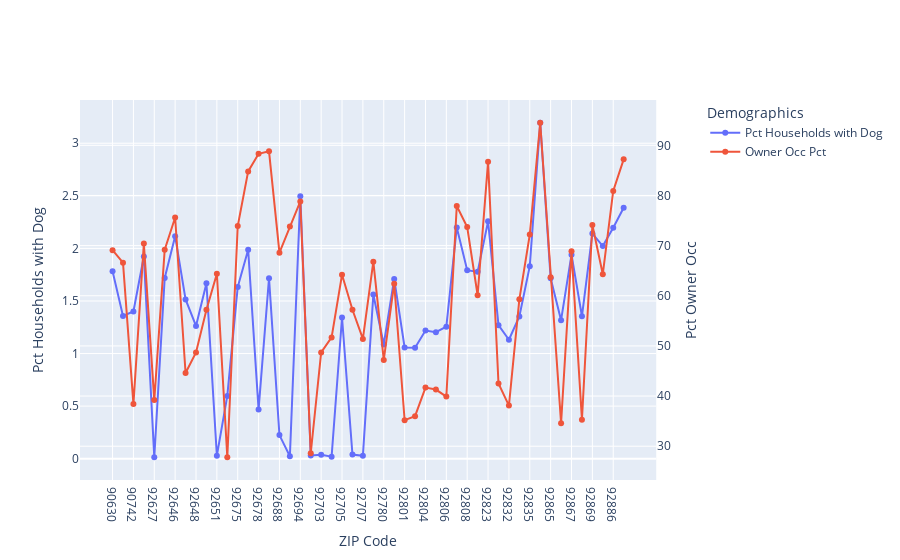

Here is the notebook cell this chart was saved with:
### Code cell
plot_df = DP04_select_df.copy()
plot_df = plot_df.astype({'ZCTA':'string'})

# use specs parameter in make_subplots function
# to create secondary y-axis
fig = make_subplots(specs=[[{"secondary_y": True}]])
 
# plot a scatter chart by specifying the x and y values
# Use add_trace function to specify secondary_y axes.
fig.add_trace(
    go.Scatter(x=plot_df['ZCTA'], y=plot_df['households_with_dog_pct'], name='Pct Households with Dog', mode='lines+markers'),
    secondary_y=False)
 
# Use add_trace function and specify secondary_y axes = True.
fig.add_trace(
    go.Scatter(x=plot_df['ZCTA'], y=plot_df['Pct Owner Occ'], name='Owner Occ Pct',mode='lines+markers'),
    secondary_y=True,)


fig.update_xaxes(autotypenumbers='strict')  # Don't convert zip codes to numbers
fig.update_xaxes(title_text='ZIP Code')
fig.update_yaxes(title_text='Pct Households with Dog',secondary_y=False)
fig.update_yaxes(title_text='Pct Owner Occ', secondary_y=True)
fig.update_layout(legend_title='Demographics')
#fig.update_layout(title=title)
fig.show()

### Figure 1 — Plotly figure (JSON) as saved in the notebook; plotly's stock layout.template omitted (floating-point values rounded to 4 significant figures)
{"data": [{"mode": "lines+markers", "name": "Pct Households with Dog", "type": "scatter", "x": ["90630", "90720", "90742", "92610", "92627", "92630", "92646", "92647", "92648", "92649", "92651", "92655", "92675", "92676", "92678", "92679", "92688", "92691", "92694", "92701", "92703", "92704", "92705", "92706", "92707", "92708", "92780", "92782", "92801", "92802", "92804", "92805", "92806", "92807", "92808", "92821", "92823", "92831", "92832", "92833", "92835", "92861", "92865", "92866", "92867", "92868", "92869", "92870", "92886", "92887"], "xaxis": "x", "y": [1.782, 1.358, 1.401, 1.922, 0.01382, 1.719, 2.116, 1.515, 1.262, 1.669, 0.02869, 0.5967, 1.633, 1.987, 0.4673, 1.717, 0.2245, 0.02395, 2.496, 0.03003, 0.03648, 0.01968, 1.343, 0.0393, 0.0274, 1.562, 1.086, 1.71, 1.058, 1.056, 1.219, 1.203, 1.256, 2.199, 1.793, 1.777, 2.257, 1.27, 1.131, 1.353, 1.831, 3.195, 1.716, 1.317, 1.941, 1.354, 2.141, 2.022, 2.197, 2.387], "yaxis": "y"}, {"mode": "lines+markers", "name": "Owner Occ Pct", "type": "scatter", "x": ["90630", "90720", "90742", "92610", "92627", "92630", "92646", "92647", "92648", "92649", "92651", "92655", "92675", "92676", "92678", "92679", "92688", "92691", "92694", "92701", "92703", "92704", "92705", "92706", "92707", "92708", "92780", "92782", "92801", "92802", "92804", "92805", "92806", "92807", "92808", "92821", "92823", "92831", "92832", "92833", "92835", "92861", "92865", "92866", "92867", "92868", "92869", "92870", "92886", "92887"], "xaxis": "x", "y": [69.1, 66.6, 38.4, 70.4, 39.2, 69.2, 75.6, 44.6, 48.7, 57.2, 64.4, 27.8, 73.9, 84.8, 88.3, 88.8, 68.6, 73.8, 78.8, 28.6, 48.7, 51.7, 64.2, 57.2, 51.4, 66.8, 47.2, 62.4, 35.2, 36, 41.7, 41.3, 39.9, 77.9, 73.7, 60.1, 86.7, 42.5, 38.1, 59.3, 72.2, 94.5, 63.7, 34.6, 68.9, 35.3, 74.1, 64.3, 80.9, 87.2], "yaxis": "y2"}], "layout": {"legend": {"title": {"text": "Demographics"}}, "xaxis": {"anchor": "y", "autotypenumbers": "strict", "domain": [0, 0.94], "title": {"text": "ZIP Code"}}, "yaxis": {"anchor": "x", "domain": [0, 1], "title": {"text": "Pct Households with Dog"}}, "yaxis2": {"anchor": "x", "overlaying": "y", "side": "right", "title": {"text": "Pct Owner Occ"}}}}
